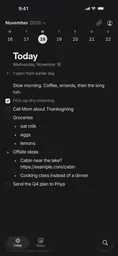
#> input picture site/images/phone-dark.webp, 118 x 256 px, shrunk from 660 x 1434 before the run
$ python frame.py ../../../site/images/phone-dark.webp ../../../site/images/phone-light.webp ../../../site/images/phone-light.webp
#> lines starting #> are read from the running program, lines starting #| are printed output that depends on the picture
"""
Wraps a 2x page screenshot in a macOS-style window frame for docs (Pillow).

    python3 scripts/frame.py <in.png> <out.png> [light|dark]

The same drawing as scripts/frame.swift, for machines without Swift:
`pnpm screenshots` uses that one on a Mac and this one everywhere else. Keep the
two in step: 96 px of padding, a 22 px corner, a soft shadow below, the traffic
lights where the app puts them, and a hairline edge.
"""
import sys

from PIL import Image, ImageDraw, ImageFilter

PAD, RADIUS, SS = 96, 22, 4


def rounded(size, box, radius, fill, outline=None, width=0):
    """A rounded rectangle on a transparent layer, drawn large and scaled down so its edge is smooth."""
    layer = Image.new('RGBA', (size[0] * SS, size[1] * SS), (0, 0, 0, 0))
    ImageDraw.Draw(layer).rounded_rectangle([v * SS for v in box], radius * SS, fill=fill, outline=outline, width=width * SS)
    return layer.resize(size, Image.LANCZOS)


def frame(source, target, dark):
#> called with source = '../../../site/images/phone-dark.webp', target = '../../../site/images/phone-light.webp', dark = False
    content = Image.open(source).convert('RGBA')
    w, h = content.size
#> w = 118; h = 256
    size = (w + PAD * 2, h + PAD * 2)
#> size = (310, 448)
    window = (PAD, PAD, PAD + w, PAD + h)
#> window = (96, 96, 214, 352)
    out = Image.new('RGBA', size, (0, 0, 0, 0))
#> out: PIL image 310x448 RGBA; every value is 0

    # The shadow: the window's shape, 24 px down, blurred.
    alpha = int(255 * (0.55 if dark else 0.22))
    shadow = rounded(size, (PAD, PAD + 24, PAD + w, PAD + h + 24), RADIUS, (0, 0, 0, alpha))
#> in rounded, `layer = Image.new('RGBA', (size[0] * SS, size[1] * SS), (0, 0, 0, 0))`: layer: PIL image 1240x1792 RGBA; every value is 0
#> in rounded, `ImageDraw.Draw(layer).rounded_rectangle([v * SS for v in box], radius ..`:
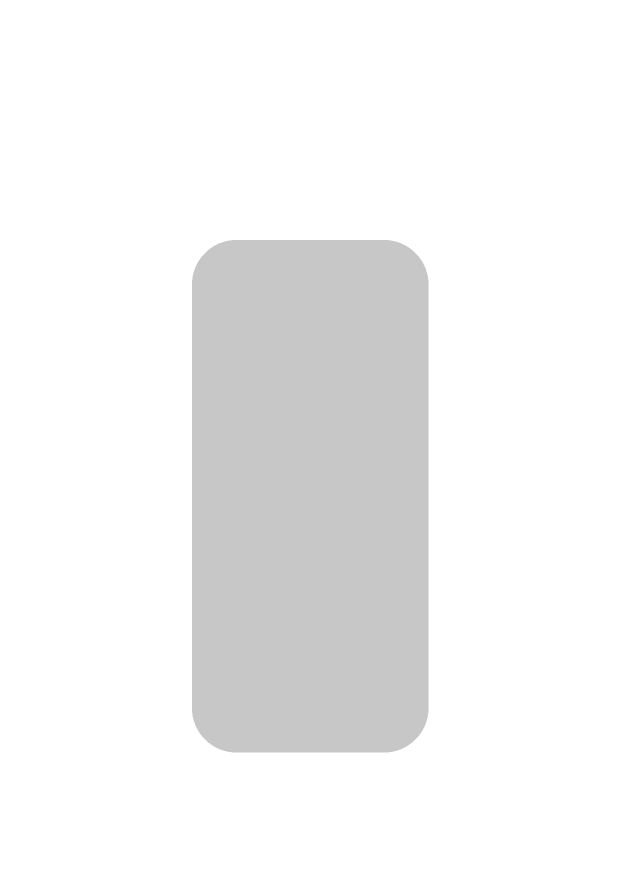
#> layer: PIL image 1240x1792 RGBA (shown at 1/2 size); mean R, G, B, A 0, 0, 0, 12; transparent parts drawn white
    out.alpha_composite(shadow.filter(ImageFilter.GaussianBlur(30)))
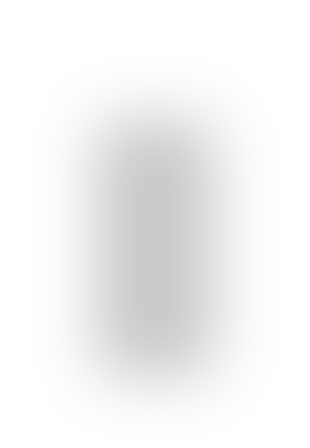
#> out: PIL image 310x448 RGBA; mean R, G, B, A 0, 0, 0, 12; transparent parts drawn white

    # The page, clipped to the window's corners.
    mask = rounded(size, window, RADIUS, (255, 255, 255, 255)).getchannel('A')
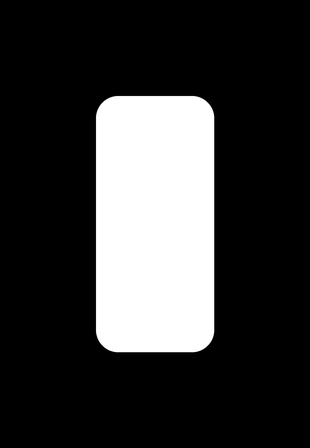
#> mask: PIL image 310x448 L; min 0, max 255, mean 54.9
    page = Image.new('RGBA', size, (0, 0, 0, 0))
    page.paste(content, (PAD, PAD))
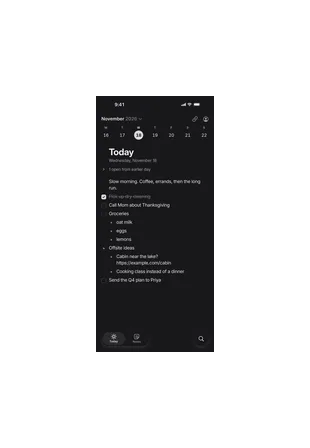
#> page: PIL image 310x448 RGBA; mean R, G, B, A 6.6, 6.5, 7, 55.5; transparent parts drawn white
    lights = Image.new('RGBA', (size[0] * SS, size[1] * SS), (0, 0, 0, 0))
    draw = ImageDraw.Draw(lights)
    # Traffic lights at the app's configured position (18 pt, 18 pt), 12 pt buttons, 2x scale.
    for i, color in enumerate([(255, 95, 87), (254, 188, 46), (40, 200, 64)]):
        x, y = PAD + 36 + i * 40, PAD + 36
        draw.ellipse([x * SS, y * SS, (x + 24) * SS, (y + 24) * SS], fill=color + (255,), outline=(0, 0, 0, 31), width=SS)
    page.alpha_composite(lights.resize(size, Image.LANCZOS))
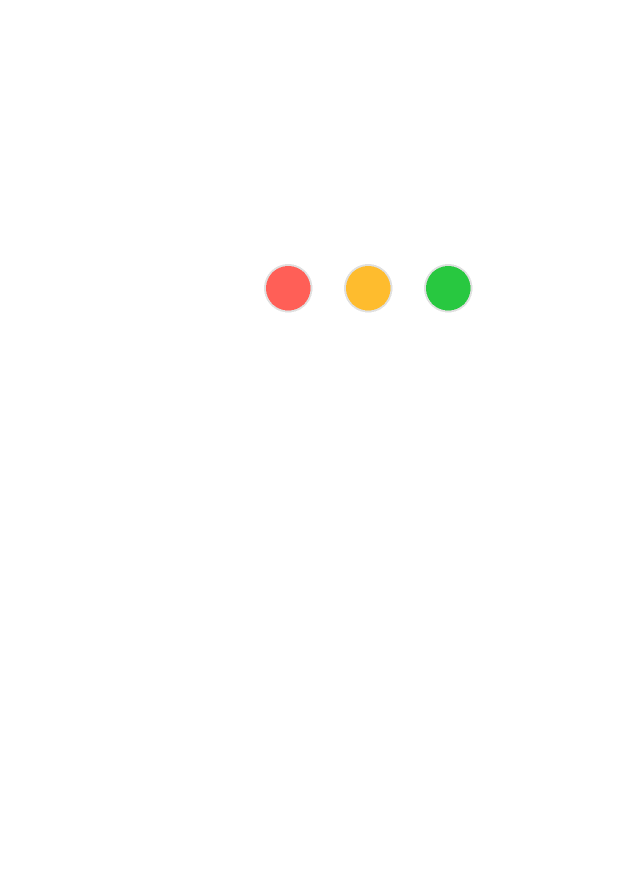
#> lights: PIL image 1240x1792 RGBA (shown at 1/2 size); mean R, G, B, A 1.5, 1.4, 0.6, 2.2; transparent parts drawn white
    page.putalpha(Image.composite(page.getchannel('A'), Image.new('L', size, 0), mask))
    out.alpha_composite(page)
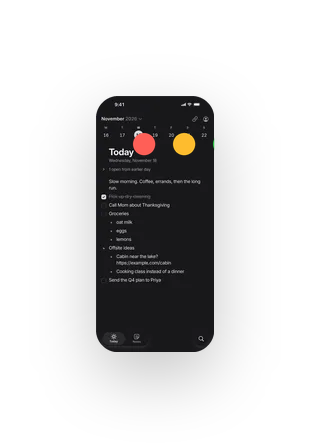
#> out: PIL image 310x448 RGBA; mean R, G, B, A 7.8, 7.1, 7.1, 58.3; transparent parts drawn white

    # Hairline edge, like a real window.
    edge = (255, 255, 255, 31) if dark else (0, 0, 0, 36)
    out.alpha_composite(rounded(size, window, RADIUS, None, outline=edge, width=2))
#> call 3 of rounded, with size = (310, 448), box = (96, 96, 214, 352), radius = 22, outline = (0, 0, 0, 36), width = 2
#> in rounded (call 3), `return layer.resize(size, Image.LANCZOS)`:
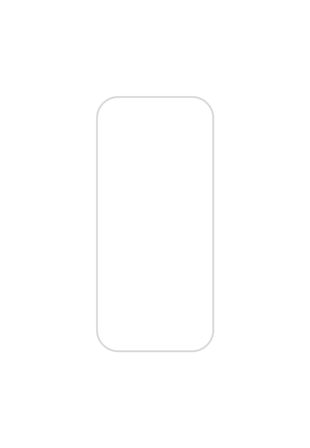
#> returned value: PIL image 310x448 RGBA; mean R, G, B, A 0, 0, 0, 0.4; transparent parts drawn white
    out.save(target)


if __name__ == '__main__':
    if len(sys.argv) < 3:
        sys.exit('usage: frame.py in.png out.png [light|dark]')
    frame(sys.argv[1], sys.argv[2], len(sys.argv) > 3 and sys.argv[3] == 'dark')

$ run again, on site/images/week-dark.webp
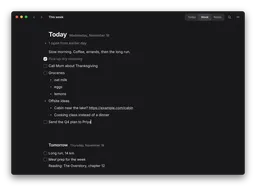
#> input picture site/images/week-dark.webp, 256 x 186 px, shrunk from 2192 x 1592 before the run
#> in frame, content is the input picture: PIL image 256x186 RGBA; mean R, G, B, A 22.2, 22.1, 23.7, 208.3
#> in frame, `mask = rounded(size, window, RADIUS, (255, 255, 255, 255)).getchannel(..`:
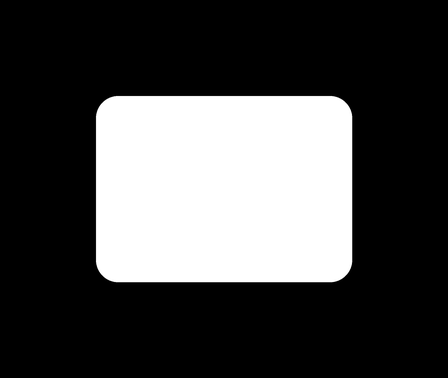
#> mask: PIL image 448x378 L; min 0, max 255, mean 71.2
#> in rounded (call 3), `return layer.resize(size, Image.LANCZOS)`:
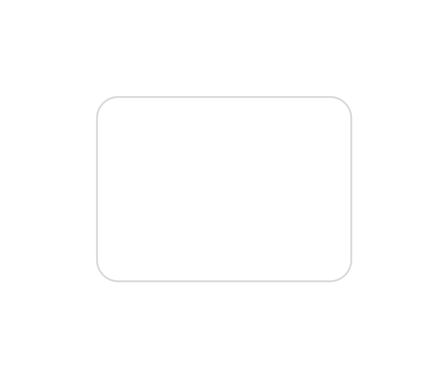
#> returned value: PIL image 448x378 RGBA; mean R, G, B, A 0, 0, 0, 0.4; transparent parts drawn white
